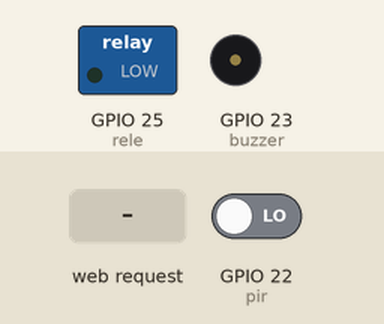
A sketch run on a simulated ESP32. Shown: switched loads named in the sketch (green lamp = pin HIGH), buzzer (waves = sounding, pin HIGH). The test bench sets the inputs (shaded band); at power-on: GPIO 22 (pir) LOW. WiFi joins after 1.5 s; servers stay silent unless stated; what the sketch prints to the serial monitor is not drawn.

Above: at 2.7 s.
2.8 s: HTTP request GET /on received
At 3.2 s:
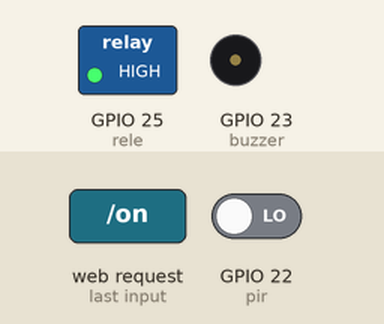
4.3 s: HTTP request GET /off received
At 5.5 s:
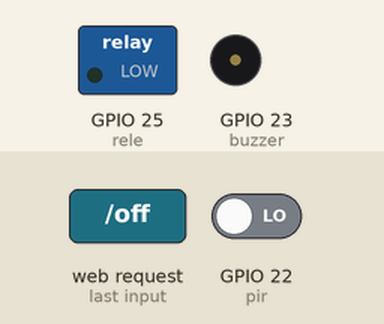
5.8 s: HTTP request GET /active received
7.3 s: GPIO 22 (pir) driven HIGH
At 7.7 s:
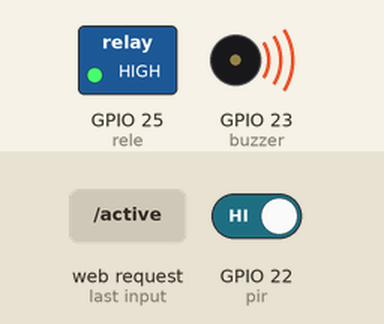
8.8 s: HTTP request GET /off received
At 10.6 s:
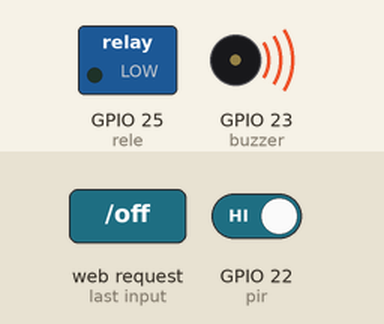
Timing chart, 0 to 11.8 s (numbered marks = the images above; inputs shaded):
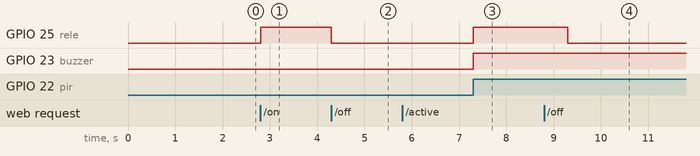

Measured:
- after the input at 2.8 s, GPIO 25 (rele): LOW → HIGH at once
- after the input at 4.3 s, GPIO 25 (rele): HIGH → LOW at once
- after the input at 5.8 s, every drawn part: stays the same
- after the input at 7.3 s, GPIO 25 (rele), GPIO 23 (buzzer): LOW → HIGH at once
- after the input at 8.8 s, GPIO 25 (rele): HIGH → LOW after 0.50 s

The sketch:

proyecto_final_esp32.ino
```cpp
#include <WiFi.h>
//============Credenciales de WiFi=============
const char* ssid     = "EVER.";
const char* password = "Everconexion123";
//============Servidor WEB puerto 80===========
WiFiServer server(80);
//================Variables====================
int pir = 22;
int buzzer = 23;
int rele = 25;
String header; //Variable para guardad el HTTP request
String estadoRele = "off";

//==================CODIGO HTML================
String pagina = "<!DOCTYPE html>"
"<html>"
"<head>"
"<meta charset='utf-8' />"
"<title>Servidor Web Casa Segura con ESP32</title>"
"</head>"
"<body>"
"<center>"
"<h1>Servidor Web Casa Segura con ESP32</h1>"
"<p><a href='/on'><button style='height:25px;width:150px'>ENCENDER LUZ</button></a></p>"
"<p><a href='/off'><button style='height:25px;width:150px'>APAGAR LUZ</button></a></p>"
"<p><a href='/active'><button style='height:25px;width:300px'>ACTIVAR SEGURIDAD REMOTA</button></a></p>"
"<p><a href='/desactive'><button style='height:25px;width:300px'>DESACTIVAR SEGURIDAD REMOTA</button></a></p>"
"</center>"
"</body>"
"</html>";

void setup()
{
    Serial.begin(115200);
    pinMode(pir, INPUT);
    pinMode(buzzer, OUTPUT);
    pinMode(rele, OUTPUT);
    digitalWrite(rele, LOW);
    Serial.print("Conectando a ");
    Serial.println(ssid);
    WiFi.begin(ssid, password);//Conexion WIFI
    while(WiFi.status()!=WL_CONNECTED){
      delay(500);
      Serial.print(".");
    }
    // We start by connecting to a WiFi network

    Serial.println("");
    Serial.println("Conectado a red Wifi.");
    Serial.print("Dirección IP");
    Serial.println(WiFi.localIP());
    server.begin();
    }


void loop(){
 WiFiClient client = server.available();   // escucha a los clientes entrantes

  if (client) {                             // if you get a client,
    Serial.println("Nuevo Cliente");           // print a message out the serial port
    String currentLine = "";                // make a String to hold incoming data from the client
    while (client.connected()) {            // loop while the client's connected
      if (client.available()) {             // if there's bytes to read from the client,
        char c = client.read();             // read a byte, then
        Serial.write(c);                    // print it out the serial monitor
        header += c;
        if (c == '\n') {                    // if the byte is a newline character

          // if the current line is blank, you got two newline characters in a row.
          // that's the end of the client HTTP request, so send a response:
          if (currentLine.length() == 0) {
            // HTTP headers always start with a response code (e.g. HTTP/1.1 200 OK)
            // and a content-type so the client knows what's coming, then a blank line:
            client.println("HTTP/1.1 200 OK");
            client.println("Content-type:text/html");
            client.println("Connection: close");
            client.println();
            //Encender y apagar foco
            if (header.indexOf("GET /on") >= 0){
              Serial.println("FOCO on");
              estadoRele = "on";
              digitalWrite(rele, HIGH);
            } else if (header.indexOf("GET /off") >= 0){
              Serial.println("FOCO off");
              estadoRele = "off";
              digitalWrite(rele, LOW);
            }
            else if (header.indexOf("GET /active") >= 0){
              Serial.println("Seguridad Remota activada");
              while (digitalRead(pir)!=HIGH){
                estadoRele = "off";
                digitalWrite(rele, LOW);
                digitalWrite(buzzer, LOW);
              }
              if (digitalRead(pir) == HIGH){
                estadoRele = "on";
                digitalWrite(rele, HIGH);
                digitalWrite(buzzer, HIGH);
                delay(2000);
              }
            }
            else if (header.indexOf("GET /desactive") >= 0){
              Serial.println("Seguridad Remota Desactivada");
              estadoRele = "off";
              digitalWrite(rele, LOW);
              digitalWrite(buzzer, LOW);
              }
            // The HTTP response ends with another blank line:
            client.println(pagina);
            client.println();
            // break out of the while loop:
            break;
          } else {    // if you got a newline, then clear currentLine:
            currentLine = "";
          }
        } else if (c != '\r') {  // if you got anything else but a carriage return character,
          currentLine += c;      // add it to the end of the currentLine
        }
        }
        }
    header = "";
    // close the connection:
    client.stop();
    Serial.println("Client Disconnected.");
    Serial.println("");
    }
  }
```
